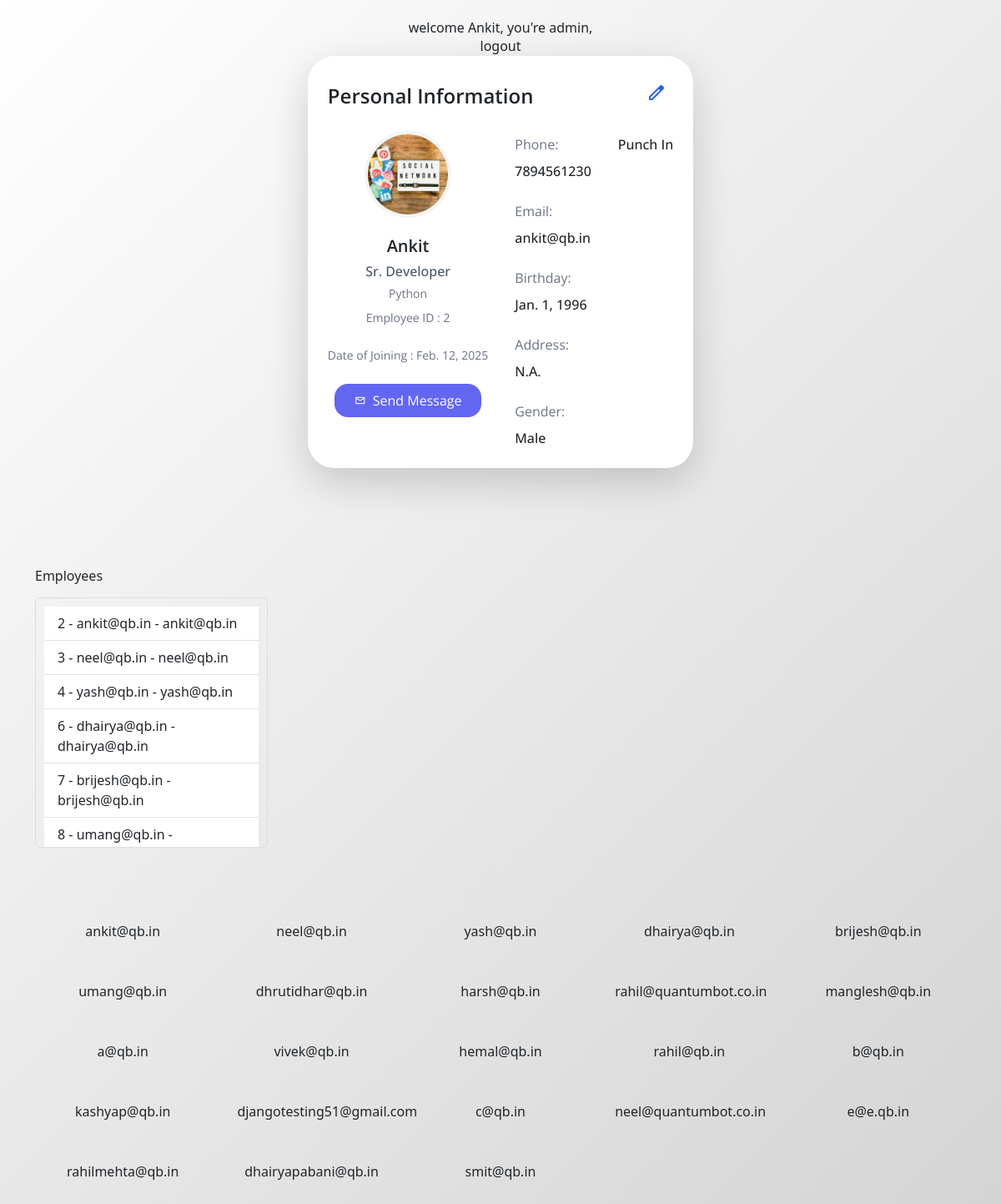
The page /dashboard/ (signed in) on the database its author committed.
### employee/models.py (models this page shows, shortened)
class Employee(AbstractBaseUser,PermissionsMixin):
    GENDER_CHOICES=[
        ('Male','Male'),
        ('Female','Female'),
    ]
    TEAM_CHOICES=[
        ('Python','Python'),
        ('.NET','.NET'),
        ('REACT','REACT'),
    ]
    ROLE=[
        ('Manager','Manager'),
        ('Team Lead','Team Lead'),
        ('Jr. Developer','Jr. Developer'),
        ('Sr. Developer','Sr. Developer'),
        ('Intern','Intern'),
        ('Employee','Employee'),
    ]
    id = models.AutoField(unique=True,primary_key=True)
    email = models.EmailField(unique=True)
    first_name = models.CharField(max_length=25)
    last_name = models.CharField(max_length=25,null=True,blank=True)
    gender = models.CharField(max_length=6,choices=GENDER_CHOICES,default='Male')
    mobile = models.CharField(unique=True,max_length=15)
    profile = models.ImageField(null=True,blank=True,upload_to='profilepics',default='default_profile.png')
    dob = models.DateField(null=True)
    address = models.TextField(default='N.A.')
    team = models.CharField(max_length=6,choices=TEAM_CHOICES)
    role = models.CharField(max_length=60,choices=ROLE,default='Employee')
    is_active = models.BooleanField(default=True)
    is_staff = models.BooleanField(default=True)
    is_superuser = models.BooleanField(default=False)
    joining_date = models.DateField(auto_now_add=True)
    objects = EmployeeManager()
    USERNAME_FIELD = 'email'
    REQUIRED_FIELDS = ['first_name','mobile']

### employee/views.py (the view)
# urls.py: path('dashboard/',views.dashboard_employee,name='dashboard'),
@login_required
def dashboard_employee(request):
    email=request.user
    who=Employee.objects.get(email=email)
    if request.user.is_superuser:
        whoami = 'admin'
    else:
        whoami =  'employee'
    if whoami=='admin':
        employees=Employee.objects.all()
    else:
        employees=None
    return render(request, 'employee/dashboard.html',{'whoami':whoami,'who':who,'employees':employees})

### employee/templates/employee/dashboard.html (shortened to what this page needs)
{% extends 'employee/dashboard_base.html' %}
{% block profile-card %}
  <div id="webcrumbs">
    <div class="w-[600px] bg-white rounded-2xl p-8 shadow-lg">
        <div class="flex justify-between items-center mb-6">
            <h2 class="text-2xl font-semibold">Personal Information</h2>
            <button class="p-2 hover:bg-gray-100 rounded-lg transition-colors duration-200" onclick="window.location.href='{% url 'empdetails' user.id %}'">
                <span class="material-symbols-outlined text-blue-600">edit</span>
            </button>
        </div>
        <div class="flex gap-8">
            <div class="flex flex-col items-center">
                <img src="{{ who.profile.url }}"
                     alt="Profile"
                     class="w-32 h-32 rounded-full object-cover mb-4 ring-4 ring-gray-100"/>
                <h3 class="text-xl font-semibold mb-1">{{ who.first_name }}</h3>
                <p class="text-gray-600 font-medium mb-1">{{ who.role }}</p>
                <p class="text-gray-500 text-sm mb-2">{{ who.team }}</p>
                <p class="text-gray-500 text-sm mb-4">Employee ID : {{ who.id }}</p>
                <p class="text-gray-500 text-sm mb-6">Date of Joining : {{ who.joining_date }}</p>
                <button class="bg-indigo-500 text-white px-6 py-2 rounded-lg
                               hover:bg-indigo-600 transition-colors duration-200
                               flex items-center gap-2">
                    <span class="material-symbols-outlined text-sm">mail</span>
                    Send Message
                </button>
            </div>
            <div class="flex-1 grid grid-cols-1 gap-6">
                <div class="space-y-2">
                    <p class="text-gray-500">Phone:</p>
                    <p class="font-medium">{{ who.mobile }}</p>
                </div>
                <div class="space-y-2">
                    <p class="text-gray-500">Email:</p>
                    <p class="font-medium">{{ who.email }}</p>
                </div>
                <div class="space-y-2">
                    <p class="text-gray-500">Birthday:</p>
                    <p class="font-medium">{{ who.dob }}</p>
                </div>
                <div class="space-y-2">
                    <p class="text-gray-500">Address:</p>
                    <p class="font-medium">
                        {{ who.address }}
                    </p>
                </div>
                <div class="space-y-2">
                    <p class="text-gray-500">Gender:</p>
                    <p class="font-medium">{{ who.gender }}</p>
                </div>
            </div>
            <div>
                <a href="{% url 'markcheckin' %}" >
                    <p class="font-medium">Punch In</p>
                </a>
            </div>
        </div>
    </div>
</div>
{% endblock profile-card %}

### employee/templates/employee/dashboard_base.html (shortened to what this page needs)
<!doctype html>
{% load static %}
<html lang="en">
<head>
    <link href="https://cdn.jsdelivr.net/npm/bootstrap@5.3.3/dist/css/bootstrap.min.css" rel="stylesheet">
    <link rel="stylesheet" href="{% static 'employee/css/dashboard_style.css' %}">
</head>
<body>
<h2>
    welcome {{ who.first_name }}, you're {{ whoami }},
</h2>
<a href="{% url 'logoutemployee' %}">
    logout
</a>
{% block profile-card %}
{% endblock profile-card %}
<br>
<br>
<br>
<br>
<br>
{% block scroll_employees %}
    {% if employees %}
        <div class="container overflow-hidden">
            <div class="col-3">
                <h5 class="mb-3">Employees</h5>
                <div class="employee-list-container">
                    <ul class="list-group list-group-flush">
                        {% for user in employees %}
                          <li class="list-group-item">
                              <a href="{% url 'empdetails' user.id %}">
                                  {{ user.id }} - {{ user }} - {{ user.email }}
                              </a>
                          </li>
                        {% endfor %}
                    </ul>
                </div>
            </div>
        </div>
    {% endif %}
{% endblock scroll_employees %}
<br>
<br>
<br>
{% if employees %}
    <div class="container text-center">
      <div class="row row-cols-2 row-cols-lg-5 g-2 g-lg-3">
          {% for user in employees %}
          <div class="col">
              <div class="p-3">
                  <a href="{% url 'empdetails' user.id %}">
                      {{user}}
                  </a>
              </div>
        </div>
          {% endfor %}
      </div>
    </div>
{% endif %}
</body>
</html>

### employee/static/employee/css/dashboard_style.css (style rules this page uses)
.employee-list-container { max-height: 300px; overflow-y: auto; border: 1px solid #ddd; border-radius: 5px; padding: 10px; }

### rows shown on the page
Employee: first_name "Ankit", profile (picture), role "Sr. Developer", team "Python", id "2", joining_date "Feb. 12, 2025", mobile "7894561230", email "ankit@qb.in", dob "Jan. 1, 1996", address "N.A.", gender "Male"
Employee: id "3", email "neel@qb.in"
Employee: id "4", email "yash@qb.in"
Employee: id "6", email "dhairya@qb.in"
Employee: id "7", email "brijesh@qb.in"
Employee: id "8", email "umang@qb.in"
Employee: email "dhrutidhar@qb.in"
Employee: email "harsh@qb.in"
Employee: email "rahil@quantumbot.co.in"
Employee: email "manglesh@qb.in"
Employee: email "a@qb.in"
Employee: email "vivek@qb.in"
Employee: email "hemal@qb.in"
Employee: email "rahil@qb.in"
Employee: email "b@qb.in"
Employee: email "kashyap@qb.in"
Employee: email "djangotesting51@gmail.com"
Employee: email "c@qb.in"
Employee: email "neel@quantumbot.co.in"
Employee: email "e@e.qb.in"
Employee: email "rahilmehta@qb.in"
Employee: email "dhairyapabani@qb.in"
Employee: email "smit@qb.in"

### other values the page prints
{{ whoami }} "admin"
